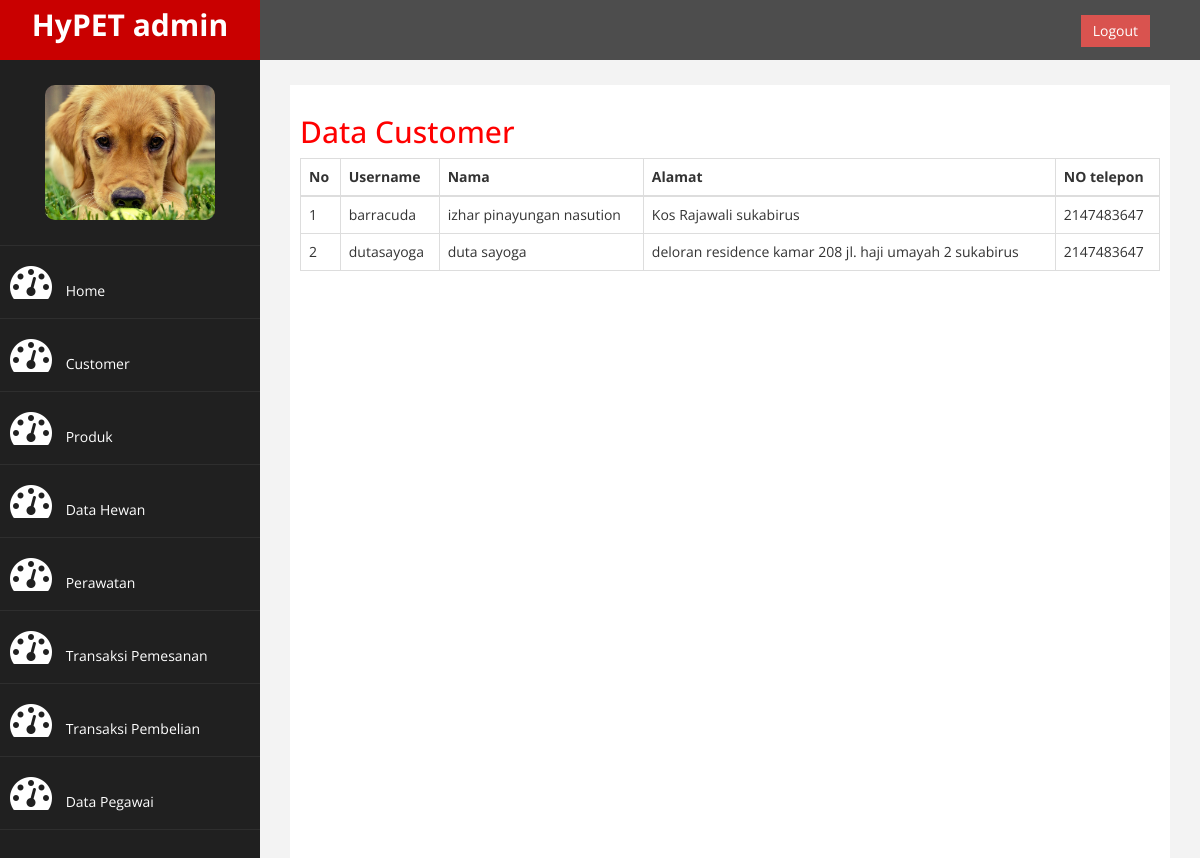
Screenshot of /admin/adminpage.php?halaman=customer with the database file from the repository.
### tables this page shows
CREATE TABLE `customer` (
  `username` varchar(100) NOT NULL,
  `Password` varchar(100) NOT NULL,
  `Nama` varchar(40) NOT NULL,
  `Alamat` varchar(100) NOT NULL,
  `Telepon` varchar(13) DEFAULT NULL
);

### admin/customer.php (the view)
<h2>Data Customer</h2>
<table class="table table-bordered">
   <thead>
      <tr>
         <th>No</th>
         <th>Username</th>
         <th>Nama</th>
         <th>Alamat</th>
         <th>NO telepon</th>
      </tr>
   </thead>
   <tbody>
      <?php $nomor = 1; ?>
      <?php $ambil=$koneksi->query("SELECT * FROM customer") ?>
      <?php while($break = $ambil->fetch_assoc()) { ?>
      <tr>
         <td><?php echo $nomor; ?></td>
         <td><?php echo $break['username']; ?></td>
         <td><?php echo $break['Nama']; ?></td>
         <td><?php echo $break['Alamat']; ?></td>
         <td><?php echo $break['Telepon']; ?></td>
      </tr>
      <?php $nomor++; ?>
      <?php } ?>
   </tbody>
</table>

### admin/assets/css/custom.css (style rules this page uses)
body { font-family: 'Open Sans', sans-serif; }
h2 { color: #f00; }

### rows the page displays
customer: username "barracuda", Nama "izhar pinayungan nasution", Alamat "Kos Rajawali sukabirus", Telepon "2147483647"
customer: username "dutasayoga", Nama "duta sayoga", Alamat "deloran residence kamar 208 jl. haji umayah 2 sukabirus", Telepon "2147483647"
